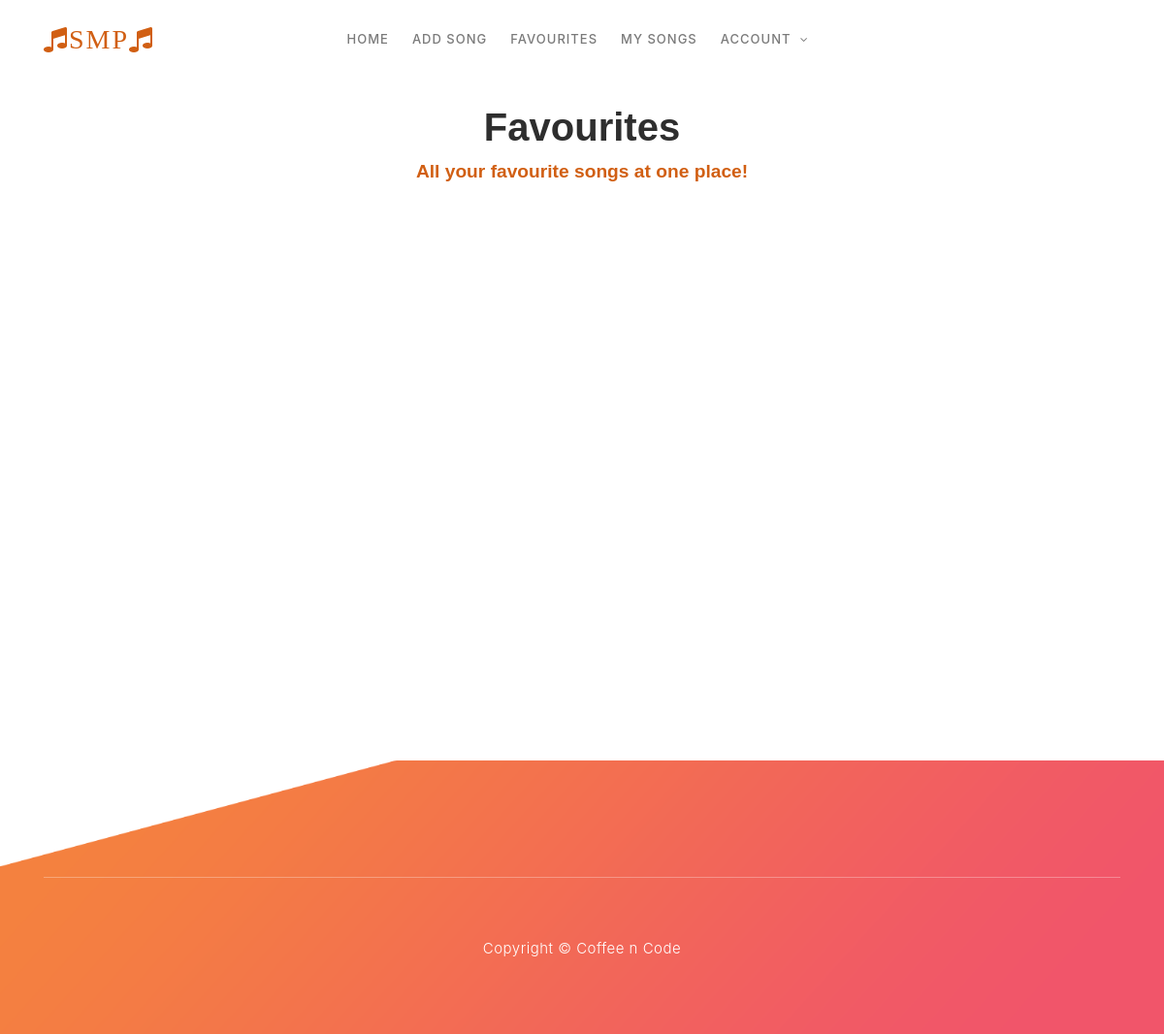
/main/fav (signed in), run on an earlier commit of the app's database.
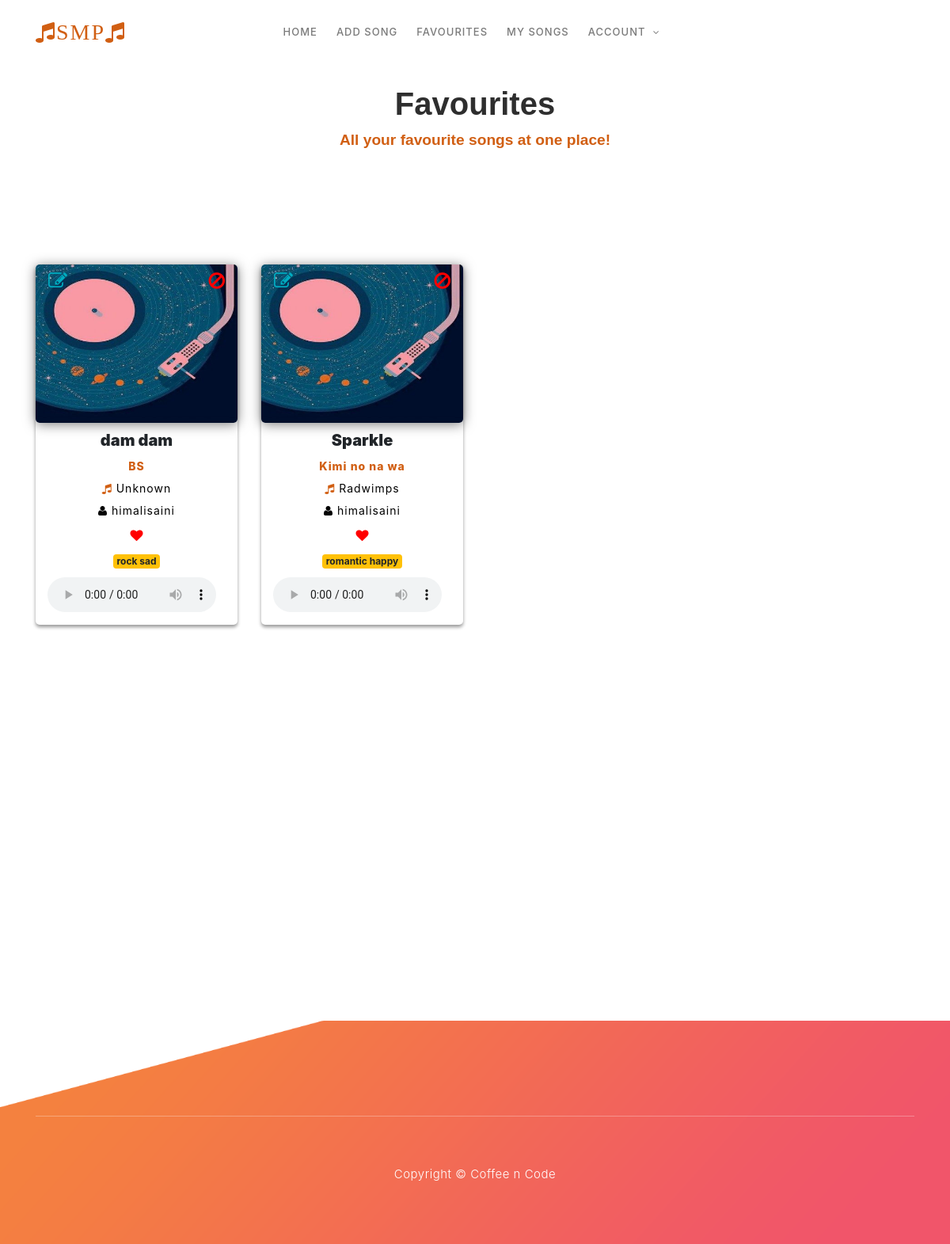
And on a later commit of the database.
### main/models.py (models this page shows, shortened)
class Song(models.Model):
    file_name = models.FileField(upload_to='songs',default='aot.mp3')
    title = models.CharField(max_length=100)
    artist = models.CharField(max_length=100,default=' ',blank=True)
    user = models.ForeignKey(User,on_delete=models.CASCADE,related_name='addedby')
    album = models.CharField(max_length=100, blank=True)
    tags = models.CharField(max_length=50, blank=True)
    cover_image = models.ImageField(default='default_cover.jpg',upload_to='cover_images')
    play_count = models.IntegerField(default=0)
    added_date = models.DateTimeField(auto_now_add=True)
    likedby = models.ManyToManyField(User,related_name='likedby',blank=True)
    def get_is_liked(self,user):
        objs = self.likedby.all()
        for obj in objs:
            if obj == user:
                return True
        return False
    class Meta:
        unique_together = [['user','title','added_date']]

### main/views.py (the view, shortened to what this page needs)
# urls.py: path('fav', views.fav, name='fav'),
def fav(request):
    if not request.user.is_authenticated:
        return redirect('errorpage')
    my_songs = Song.objects.all()
    my_songs = my_songs.filter(likedby=request.user)
    context = {
        'my_songs' : my_songs,
    }
    return render(request,'main/fav.html',context)

### main/templatetags/define_action.py (called while the page is built)
@register.filter
def get_liked(obj,user):
    return obj.get_is_liked(user)

### main/templates/main/fav.html (shortened to what this page needs)
{% include 'main/header.html' %}
{% load static %}
{% load define_action %}
    <div class="row">
      <div class="col-12 pageheading">
          <div class="page-title">Favourites</div>
          <div class="subh">All your favourite songs at one place!</div>
      </div>
  </div>
      <div id="cards_landscape_wrap-2">
        <div class="container">
            <div class="row">
                {% for ob in my_songs %}
                <div class="col-xs-12 col-sm-6 col-md-3 col-lg-3">
                        <div class="card-flyer">
                            <div class="text-box">
                                <div class="image-box" style="position: relative;">
                                        <img src="{{ ob.cover_image.url }}" alt="" />
                                        {% if ob.user == request.user %}
                                        <div class="centered-1">
                                            <a href="{% url 'update_song' ob.id %}"><i class="fa fa-edit song-update"></i></a>
                                        </div>
                                        <div class="centered-2">
                                            <a href="#" role="button"  data-toggle="modal" data-target="#exampleModal">
                                                <i class="fa fa-ban song-delete" onclick="setDeleteId({{ob.id}})"></i>
                                            </a>
                                        </div>
                                        {% endif %}
                                </div>
                                <div class="text-container">
                                    <h5 style="font-weight: 900;">{{ ob.title }}</h5>
                                    <p class="album" style="color: #d15f13;">{{ ob.album }}</p>
                                    <p class="sub"> <i class="fa fa-music"></i> {{ ob.artist }}</p>
                                    <p class="sub"> <i class="fa fa-user"></i> {{ ob.user }}</p>
                                    <form method="POST">
                                    {% if ob|get_liked:request.user == True %}
                                    <button id="swapHeart" class="btn btn-default" name="unsubscribe">
                                        <span class="fa fa-heart"> <span class="tooltip" style="margin-top: 20px;">Remove from favourites</span></span>
                                    </button>
                                    {% else %}
                                    <button id="swapHeart" class="btn btn-default" name="subscribe">
                                        <span class="fa fa-heart-o"> <span class="tooltip" style="margin-top: 20px;">Add to favourites</span></span>
                                    </button>
                                      {% endif %}
                                      <br>
                                    <a href="#"><span class="badge badge-warning"> {{ ob.tags }} </span></a> <br>
                                    <audio controls id="soundPlayer" onplay="sendCount({{ob.id}});">
                                        <source src="{{ ob.file_name.url }}" type="audio/mpeg">
                                    </audio>
                                </div>
                            </div>
                        </div>
                </div>
                {% endfor %}
            </div>
        </div>
    </div>
    <section class="section" id="about">
    </section>  </div>
    <footer id="contact-us">
        <div class="container">
            <div class="row">
                <div class="col-lg-12">
                    <div class="sub-footer">
                        <p>Copyright &copy; Coffee n Code</p>
                    </div>
                </div>
            </div>
        </div>
    </footer>
</body>
</html>

What changed in the data, as far as the page shows it:
added Song: cover_image (placeholder picture), title "dam dam", album "BS", artist "Unknown", user "himalisaini", tags "rock sad"
added Song: cover_image (placeholder picture), title "Sparkle", album "Kimi no na wa", artist "Radwimps", user "himalisaini", tags "romantic happy"
